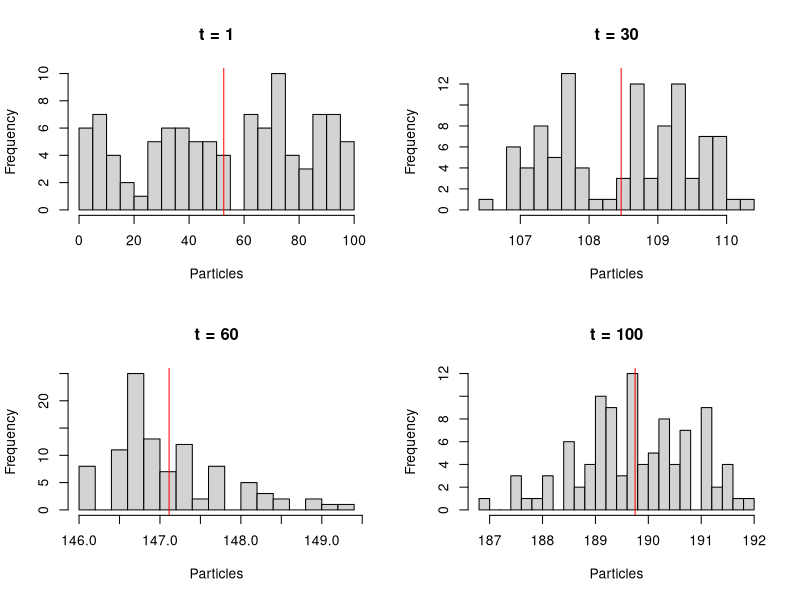
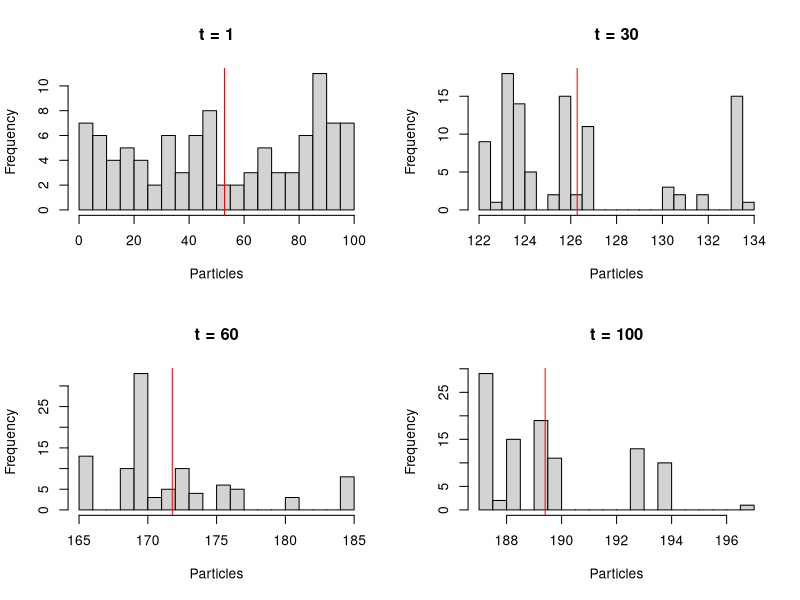
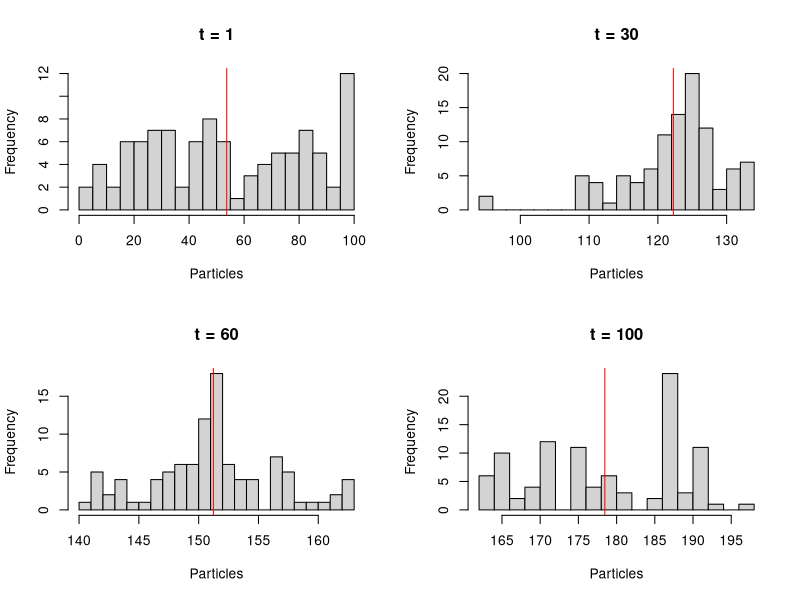
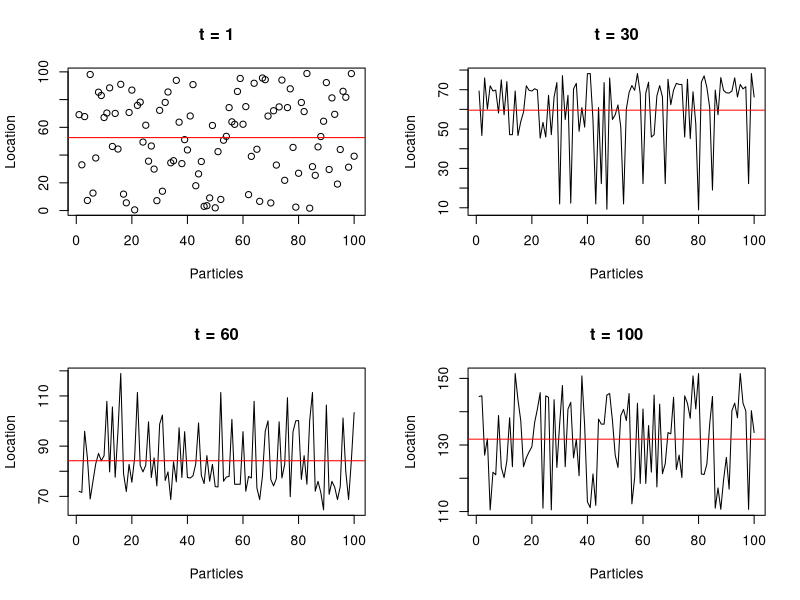

The R script that drew these images, in order:
##################################
###########   Lab 3   ############
##################################

#################### Functions ####################
emission_model <- function(z_t, sd) {
  model <- sample(1:3, 1, replace = TRUE)
  
  if (model == 1)  {
    return (rnorm(n = 1, mean = z_t, sd = sd))
  } else if (model == 2) {
    return (rnorm(n = 1, mean = z_t - 1, sd = sd))
  } else if (model == 3) {
    return (rnorm(n = 1, mean = z_t + 1, sd = sd))
  }
}

transition_model <- function(z_t_1) {
  model <- sample(0:2, 1, replace = TRUE)
  return (rnorm(n = 1, mean = z_t_1 + model, sd = 1))
}

emission_density <- function(x_t, z_t, sd) {
  model1 <- dnorm(x = x_t, mean = z_t, sd = sd)
  model2 <- dnorm(x = x_t, mean = z_t - 1, sd = sd)
  model3 <- dnorm(x = x_t, mean = z_t + 1, sd = sd)
  return ((1/3)*(model1 + model2 + model3))
}

generate_data <- function(T, sd) {
  X_true <- rep(0, T) # Observations
  Z_true <- rep(0, T) # Hiddem states
  
  for (t in 1:T) {
    
    # Generate true hidden states
    if (t == 1) {
      Z_true[t] <- runif(n = 1, min = 0, max = 100) # z_1
    } else {
      Z_true[t] <- transition_model(Z_true[t-1])  
    }
    
    # Generate true observations
    X_true[t] <- emission_model(Z_true[t], sd)
  }
  return (list("Z_true" = Z_true, "X_true" = X_true))
}

#################### Task 1 ####################
## Generate true hidden states and observations
set.seed(12345);
T <- 100 # Number of time steps
sd <- 1
data <- generate_data(T, sd)

## Particle filter algorithm
N <- 100 # Number of particles
Z_particles <- matrix(0, nrow = T, ncol = N) # Matrix with particles during each time step
Z_particles[1, ] <- as.matrix(t(runif(n = N, min = 0, max = 100)))# Initial particles (hypothesis of robot states)
Z_particles_temp <- rep(0, N) # Array that will be filled with new hypothesis
weights <- rep(0, N)

# For each time step
for (t in 1:(T-1)) {
  
  # Generate N particles (hypothesis of hidden state)
  # via transition model p(z_t | z_t-1)
  # Given that we are here (z_t-1), this is the probabilities of
  # where we will be in the next time step
  # 
  # We use a mixed transition model:
  # p(z_t|z_t-1) = 1/3(N(z_t|µ=z_t, σ=1) + N(z_t|µ=z_t + 1, σ=1) + N(z_t|µ=z_t+2, σ=1))
  # Uniform to draw which distribution we're going to draw from
  for (n in 1:N) {

    # Generate new particle (state hypothesis) from old one. p(z_t | z_t_1)
    Z_particles_temp[n] <- transition_model(as.vector(Z_particles[t,n]))
    
    # Generate weight for the new hypothesis.
    # How likely is the observation in this time step, 
    # given the new hypothesis state (robot position)
    weights[n] <- emission_density(data$X_true[t], Z_particles_temp[n], 1)
  }
  
  # Sample 100 particles (hypothesis), with respect to their
  # weight (relative "probability" among the particles)
  Z_particles[t+1,] <- sample(x = Z_particles_temp,
                               size = 100,
                               prob = weights,
                               replace = TRUE)
}

# Plot settings
par(mfrow=c(2, 2))

# First time step
hist(Z_particles[1, ], xlab = 'Particles', main = 't = 1', breaks = 20)
abline(v = mean(Z_particles[1, ]), col = 'red')
print(Z_particles[1, ]) # Particles
print(data$Z_true[1]) # True location

# 30 th time step
hist(Z_particles[30, ], xlab = 'Particles', main = 't = 30', breaks = 20)
abline(v = mean(Z_particles[30, ]), col = 'red')
print(Z_particles[30, ]) # Particles
print(data$Z_true[30]) # True location

# 60th time step
hist(Z_particles[60, ], xlab = 'Particles', main = 't = 60', breaks = 20)
abline(v = mean(Z_particles[60, ]), col = 'red')
print(Z_particles[60, ]) # Particles
print(data$Z_true[60]) # True location

# Last time step
hist(Z_particles[100, ], xlab = 'Particles', main = 't = 100', breaks = 20)
abline(v = mean(Z_particles[100, ]), col = 'red')
print(Z_particles[100, ]) # Particles
print(data$Z_true[100]) # True location

#################### Task 2 ####################
## Generate true hidden states and observations
set.seed(12345);
T <- 100 # Number of time steps
sigmas <- c(5, 50)
data_5 <- generate_data(T, sigmas[1])
data_50 <- generate_data(T, sigmas[2])

## Particle filter algorithm
N <- 100 # No of time steps
Z_5_particles <- matrix(0, nrow = T, ncol = N)
Z_5_particles[1, ]<- runif(n = N, min = 0, max = 100) # Initial particles (hypothesis of robot states)
Z_5_particles_temp <- rep(0, N) # Array that will be filled with new hypothesis

Z_50_particles <- matrix(0, nrow = T, ncol = N)
Z_50_particles[1, ] <- runif(n = N, min = 0, max = 100)
Z_50_particles_temp <- rep(0, N)

weights_5 <- rep(0, N)
weights_50 <- rep(0, N)

# For each time step
for (t in 1:(T-1)) {
  
  # Generate N particles (hypothesis of hidden state)
  # via transition model p(z_t | z_t-1)
  # Given that we are here (z_t-1), this is the probabilities of
  # where we will be in the next time step
  # 
  # We use a mixed transition model:
  # p(z_t|z_t-1) = 1/3(N(z_t|µ=z_t, σ=1) + N(z_t|µ=z_t + 1, σ=1) + N(z_t|µ=z_t+2, σ=1))
  # Uniform to draw which distribution we're going to draw from
  for (n in 1:N) {
    
    # Generate new particle (state hypothesis) from old one. p(z_t | z_t_1)
    Z_5_particles_temp[n] <- transition_model(as.vector(Z_5_particles[t, n]))
    Z_50_particles_temp[n] <- transition_model(as.vector(Z_50_particles[t, n]))
    
    # Generate weight for the new hypothesis.
    # How likely is the observation in this time step, 
    # given the new hypothesis state (robot position)
    weights_5[n] <- emission_density(data_5$X_true[n], Z_5_particles_temp[n], sigmas[1])
    weights_50[n] <- emission_density(data_50$X_true[n], Z_50_particles_temp[n], sigmas[2])
  }
  
  # Sample 100 particles (hypothesis), with respect to their
  # weight (relative "probability" among the particles)
  Z_5_particles[t+1, ] <- sample(x = Z_5_particles_temp,
                            size = 100,
                            prob = weights_5,
                            replace = TRUE)
  
  Z_50_particles[t+1, ] <- sample(x = Z_50_particles_temp,
                            size = 100,
                            prob = weights_50,
                            replace = TRUE)
}

## Sigma = 5

# Plot setup
par(mfrow=c(2, 2))

# First time step
hist(Z_5_particles[1, ], xlab = 'Particles', main = 't = 1', breaks = 20)
abline(v = mean(Z_5_particles[1, ]), col = 'red')
print(Z_5_particles[1, ]) # Particles
print(data_5$Z_true[1]) # True location

# 30 th time step
hist(Z_5_particles[30, ], xlab = 'Particles', main = 't = 30', breaks = 20)
abline(v = mean(Z_5_particles[30, ]), col = 'red')
print(Z_5_particles[30, ]) # Particles
print(data_5$Z_true[30]) # True location

# 60th time step
hist(Z_5_particles[60, ], xlab = 'Particles', main = 't = 60', breaks = 20)
abline(v = mean(Z_5_particles[60, ]), col = 'red')
print(Z_5_particles[60, ]) # Particles
print(data_5$Z_true[60]) # True location

# Last time step
hist(Z_5_particles[100, ], xlab = 'Particles', main = 't = 100', breaks = 20)
abline(v = mean(Z_5_particles[100, ]), col = 'red')
print(Z_5_particles[100, ]) # Particles
print(data_5$Z_true[100 ]) # True location

## Sigma = 50

# Plot setup
par(mfrow=c(2, 2))

# First time step
hist(Z_50_particles[1, ], xlab = 'Particles', main = 't = 1', breaks = 20)
abline(v = mean(Z_50_particles[1, ]), col = 'red')
print(Z_50_particles[1, ]) # Particles
print(data_50$Z_true[1]) # True location

# 30 th time step
hist(Z_50_particles[30, ], xlab = 'Particles', main = 't = 30', breaks = 20)
abline(v = mean(Z_50_particles[30, ]), col = 'red')
print(Z_50_particles[30, ]) # Particles
print(data_50$Z_true[30]) # True location

# 60th time step
hist(Z_50_particles[60, ], xlab = 'Particles', main = 't = 60', breaks = 20)
abline(v = mean(Z_50_particles[60, ]), col = 'red')
print(Z_50_particles[60, ]) # Particles
print(data_50$Z_true[60]) # True location

# Last time step
hist(Z_50_particles[100, ], xlab = 'Particles', main = 't = 100', breaks = 20)
abline(v = mean(Z_50_particles[100, ]), col = 'red')
print(Z_50_particles[100, ]) # Particles
print(data_50$Z_true[100 ]) # True location

#################### Task 3 ####################
## Generate true hidden states and observations
set.seed(12345);
T <- 100 # Number of time steps
sd <- 1
data <- generate_data(T, sd)

## Particle filter algorithm
N <- 100 # Number of particles
Z_particles <- matrix(0, nrow = T, ncol = N)
Z_particles[1, ] <- runif(n = N, min = 0, max = 100) # Initial particles (hypothesis of robot states)
Z_particles_temp <- rep(0, N) # Array that will be filled with new hypothesis
weights <- rep(1, N)

# For each time step
for (t in 1:(T-1)) {
  
  # Generate N particles (hypothesis of hidden state)
  # via transition model p(z_t | z_t-1)
  # Given that we are here (z_t-1), this is the probabilities of
  # where we will be in the next time step
  # 
  # We use a mixed transition model:
  # p(z_t|z_t-1) = 1/3(N(z_t|µ=z_t, σ=1) + N(z_t|µ=z_t + 1, σ=1) + N(z_t|µ=z_t+2, σ=1))
  # Uniform to draw which distribution we're going to draw from
  for (n in 1:N) {
    
    # Generate new particle (state hypothesis) from old one. p(z_t | z_t_1)
    Z_particles_temp[n] <- transition_model(as.vector(Z_particles[t, n]))
  }
  
  # Sample 100 particles (hypothesis), with respect to their
  # weight (relative "probability" among the particles)
  Z_particles[t+1, ] <- sample(x = Z_particles_temp,
                              size = 100,
                              prob = weights,
                              replace = TRUE)
}

# Plot setup
par(mfrow=c(2, 2))

# First time step
plot(Z_particles[1, ], ylab = 'Location', xlab = 'Particles', main = 't = 1')
abline(h = mean(Z_particles[1, ]), col = 'red')
print(Z_particles[1, ]) # Particles
print(data$Z_true[1]) # True location

# 30 th time step
plot(Z_particles[30, ], type='l', ylab = 'Location', xlab = 'Particles', main = 't = 30')
abline(h = mean(Z_particles[30, ]), col = 'red')
print(Z_particles[30, ]) # Particles
print(data$Z_true[30]) # True location

# 60th time step
plot(Z_particles[60, ], type='l', ylab = 'Location', xlab = 'Particles', main = 't = 60')
abline(h = mean(Z_particles[60, ]), col = 'red')
print(Z_particles[60, ]) # Particles
print(data$Z_true[60]) # True location

# Last time step
plot(Z_particles[100, ], type='l', ylab = 'Location', xlab = 'Particles', main = 't = 100')
abline(h = mean(Z_particles[100, ]), col = 'red')
print(Z_particles[100, ]) # Particles
print(data$Z_true[100 ]) # True location
